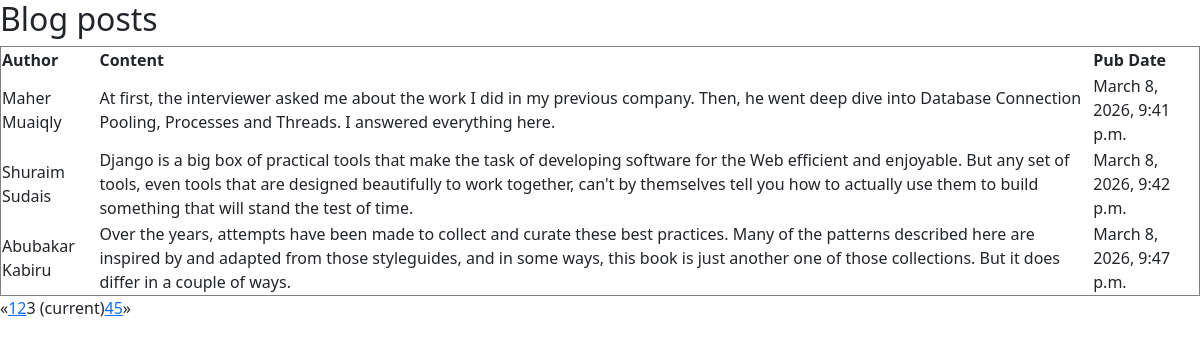
Page /cacheblog/blog/?page=3 on the committed database.
### cacheblog/models.py (models this page shows)
class Blog(models.Model):
    author = models.CharField(blank=False, null=False)
    content = models.TextField()
    pub_date = models.DateTimeField(auto_now_add=True)

### cacheblog/views.py (the view)
# urls.py: path('blog/', views.paginated_blogposts),
def paginated_blogposts(request):
    posts_list = Blog.objects.all()
    page = request.GET.get('page', 1)
    paginator = Paginator(posts_list, 3)
    try:
        posts = paginator.page(page)
    except PageNotAnInteger:
        posts = paginator.page(1)
    except EmptyPage:
        posts = paginator.page(paginator.num_pages)
    return render(request, 'blog.html', {'posts': posts})

### cacheblog/templates/blog.html (shortened to what this page needs)
<!doctype html>
<html lang="en">
  <head>
    <link rel="stylesheet" href="https://cdn.jsdelivr.net/npm/bootstrap@5.3.8/dist/css/bootstrap.min.css">
  </head>
  <body>
    <h2>Blog posts</h2>
    <table border="1">
      <thead>
        <tr>
          <th>Author</th>
          <th>Content</th>
          <th>Pub Date</th>
        </tr>
      </thead>
      <tbody>
        {% for post in posts%}
        <tr>
          <td>{{post.author}}</td>
          <td>{{post.content}}</td>
          <td>{{post.pub_date}}</td>
        </tr>
        {% endfor %}
      </tbody>
    </table>
    {% if posts.has_other_pages %}
    <ul class="pagination">
        {% if users.has_previous%}
        <li><a href="?page={{posts.previous_post_number}}">&laquo;</a></li>
        {% else %}
         <li class="disabled"><span>&laquo;</span></li>
          {% endif %}
          {% for i in posts.paginator.page_range %}
           {% if posts.number == i %}
            <li class="active"><span>{{ i }} <span class="sr-only">(current)</span></span></li>
             {% else %}
             <li><a href="?page={{ i }}">{{ i }}</a></li>
             {% endif %}
             {% endfor %}
               {% if users.has_next %}
                 <li><a href="?page={{ posts.next_page_number }}">&raquo;</a></li>
                 {% else %}
                  <li class="disabled"><span>&raquo;</span></li>
                  {% endif %}
    </ul>
    {% endif %}
  </body>
</html>

### rows in the picture
Blog: author "Maher Muaiqly", content "At first, the interviewer asked me about the work I did in my previous company. Then, he went deep dive into Database Connection Pooling, Processes and Threads. I answered everything here.", pub_date "March 8, 2026, 9:41 p.m."
Blog: author "Shuraim Sudais", content "Django is a big box of practical tools that make the task of developing software for the Web efficient and enjoyable. But any set of tools, even tools that are designed beautifully to work together, can't by themselves tell you how to actually use them to build something that will stand the test of time.", pub_date "March 8, 2026, 9:42 p.m."
Blog: author "Abubakar Kabiru", content "Over the years, attempts have been made to collect and curate these best practices. Many of the patterns described here are inspired by and adapted from those styleguides, and in some ways, this book is just another one of those collections. But it does differ in a couple of ways.", pub_date "March 8, 2026, 9:47 p.m."

### other values in the picture
{{ i }} "1" "2" "4" "5"
{{ i }} "3"
